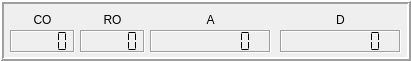
   <widget class="QFrame" name="OutputFrame">
    <property name="geometry">
     <rect>
      <x>520</x>
      <y>670</y>
      <width>411</width>
      <height>61</height>
     </rect>
    </property>
    <property name="frameShape">
     <enum>QFrame::Box</enum>
    </property>
    <property name="frameShadow">
     <enum>QFrame::Raised</enum>
    </property>
    <property name="lineWidth">
     <number>2</number>
    </property>
    <widget class="QLabel" name="label_28">
     <property name="geometry">
      <rect>
       <x>280</x>
       <y>10</y>
       <width>121</width>
       <height>20</height>
      </rect>
     </property>
     <property name="text">
      <string>D</string>
     </property>
     <property name="alignment">
      <set>Qt::AlignCenter</set>
     </property>
    </widget>
    <widget class="QLabel" name="label_27">
     <property name="geometry">
      <rect>
       <x>150</x>
       <y>10</y>
       <width>121</width>
       <height>20</height>
      </rect>
     </property>
     <property name="text">
      <string>A</string>
     </property>
     <property name="alignment">
      <set>Qt::AlignCenter</set>
     </property>
    </widget>
    <widget class="QLabel" name="label_26">
     <property name="geometry">
      <rect>
       <x>80</x>
       <y>10</y>
       <width>65</width>
       <height>20</height>
      </rect>
     </property>
     <property name="text">
      <string>RO</string>
     </property>
     <property name="alignment">
      <set>Qt::AlignCenter</set>
     </property>
    </widget>
    <widget class="QLCDNumber" name="ROlcd">
     <property name="geometry">
      <rect>
       <x>80</x>
       <y>30</y>
       <width>65</width>
       <height>23</height>
      </rect>
     </property>
     <property name="layoutDirection">
      <enum>Qt::LeftToRight</enum>
     </property>
     <property name="autoFillBackground">
      <bool>true</bool>
     </property>
     <property name="frameShape">
      <enum>QFrame::Box</enum>
     </property>
     <property name="frameShadow">
      <enum>QFrame::Sunken</enum>
     </property>
     <property name="lineWidth">
      <number>1</number>
     </property>
     <property name="mode">
      <enum>QLCDNumber::Bin</enum>
     </property>
     <property name="segmentStyle">
      <enum>QLCDNumber::Flat</enum>
     </property>
    </widget>
    <widget class="QLCDNumber" name="Dlcd">
     <property name="geometry">
      <rect>
       <x>280</x>
       <y>30</y>
       <width>121</width>
       <height>23</height>
      </rect>
     </property>
     <property name="layoutDirection">
      <enum>Qt::LeftToRight</enum>
     </property>
     <property name="autoFillBackground">
      <bool>true</bool>
     </property>
     <property name="frameShape">
      <enum>QFrame::Box</enum>
     </property>
     <property name="frameShadow">
      <enum>QFrame::Sunken</enum>
     </property>
     <property name="lineWidth">
      <number>1</number>
     </property>
     <property name="digitCount">
      <number>8</number>
     </property>
     <property name="mode">
      <enum>QLCDNumber::Bin</enum>
     </property>
     <property name="segmentStyle">
      <enum>QLCDNumber::Flat</enum>
     </property>
    </widget>
    <widget class="QLabel" name="label_25">
     <property name="geometry">
      <rect>
       <x>10</x>
       <y>10</y>
       <width>65</width>
       <height>20</height>
      </rect>
     </property>
     <property name="text">
      <string>CO</string>
     </property>
     <property name="alignment">
      <set>Qt::AlignCenter</set>
     </property>
    </widget>
    <widget class="QLCDNumber" name="Alcd">
     <property name="geometry">
      <rect>
       <x>150</x>
       <y>30</y>
       <width>121</width>
       <height>23</height>
      </rect>
     </property>
     <property name="layoutDirection">
      <enum>Qt::LeftToRight</enum>
     </property>
     <property name="autoFillBackground">
      <bool>true</bool>
     </property>
     <property name="frameShape">
      <enum>QFrame::Box</enum>
     </property>
     <property name="frameShadow">
      <enum>QFrame::Sunken</enum>
     </property>
     <property name="lineWidth">
      <number>1</number>
     </property>
     <property name="digitCount">
      <number>8</number>
     </property>
     <property name="mode">
      <enum>QLCDNumber::Bin</enum>
     </property>
     <property name="segmentStyle">
      <enum>QLCDNumber::Flat</enum>
     </property>
    </widget>
    <widget class="QLCDNumber" name="COlcd">
     <property name="geometry">
      <rect>
       <x>10</x>
       <y>30</y>
       <width>65</width>
       <height>23</height>
      </rect>
     </property>
     <property name="layoutDirection">
      <enum>Qt::LeftToRight</enum>
     </property>
     <property name="autoFillBackground">
      <bool>true</bool>
     </property>
     <property name="frameShape">
      <enum>QFrame::Box</enum>
     </property>
     <property name="frameShadow">
      <enum>QFrame::Sunken</enum>
     </property>
     <property name="lineWidth">
      <number>1</number>
     </property>
     <property name="mode">
      <enum>QLCDNumber::Bin</enum>
     </property>
     <property name="segmentStyle">
      <enum>QLCDNumber::Flat</enum>
     </property>
    </widget>
   </widget>
